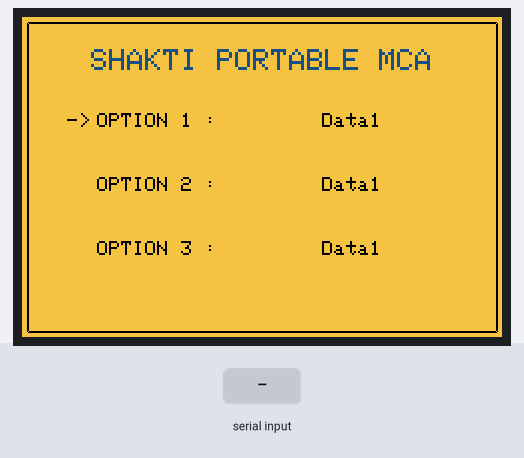
A sketch run on a simulated Arduino Uno, built with avr-gcc and run on an emulated ATmega328P. Parts: 480×320 colour display. Inputs (shaded band) come from the test bench.

Above: at 1.5 s.
1.6 s: "8" received over Serial
Timing chart, 0 to 4.6 s (numbered marks = the images above; inputs shaded):
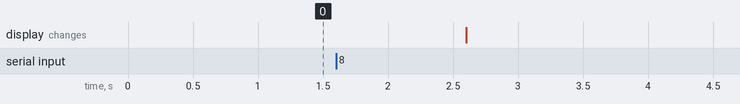

The sketch:

GUI.ino
```cpp
#include <LCDWIKI_GUI.h> //Core graphics library
#include <LCDWIKI_KBV.h> //Hardware-specific library

LCDWIKI_KBV my_lcd(320,480,A3,A2,A1,A0,A4);//width,height,cs,cd,wr,rd,reset

struct Options_List{
  String main_option;
  String sub_option[6];
  uint8_t no_sub_option;
  uint8_t count_r;
};

String subOption1[] = {"Data1","Data2","Data3"};
uint8_t count_right = 0;
String space = "            ";
uint8_t set_point = 0;

String button;
uint8_t flag_down;
uint8_t flag_up;

const uint8_t no_options = 4;
struct Options_List Opt[no_options-1];

void setup() {

 Serial.begin(9600);

 Opt[0].main_option = "OPTION 1 :";
 Opt[0].sub_option[0] = "Data1";
 Opt[0].sub_option[1] = "Data2";
 Opt[0].sub_option[2] = "Data3";
 Opt[0].no_sub_option = 3;
 Opt[0].count_r = 0;

 Opt[1].main_option = "OPTION 2 :";
 Opt[1].sub_option[0] = "Data1";
 Opt[1].sub_option[1] = "Data2";
 Opt[1].sub_option[2] = "Data3";
 Opt[1].no_sub_option = 3;
 Opt[1].count_r = 0;

 Opt[2].main_option = "OPTION 3 :";
 Opt[2].sub_option[0] = "Data1";
 Opt[2].sub_option[1] = "Data2";
 Opt[2].sub_option[2] = "Data3";
 Opt[2].no_sub_option = 3;
 Opt[2].count_r = 0;

 Opt[3].main_option = "OPTION 4 :";
 Opt[3].sub_option[0] = "Data1";
 Opt[3].sub_option[1] = "Data2";
 Opt[3].sub_option[2] = "Data3";
 Opt[3].no_sub_option = 3;
 Opt[3].count_r = 0;

 my_lcd.Init_LCD();
 my_lcd.Set_Rotation(1);
 Main_Screen();

 my_lcd.Set_Text_colour(0, 0, 0);
 my_lcd.Set_Text_Size(2);
 my_lcd.Print_String("->", 45, my_lcd.Get_Display_Height()*(0.3));

if(no_options<4)
{
 for(int i=0; i<no_options; i++)
 {
  my_lcd.Set_Text_Size(2);
  my_lcd.Print_String(space, 75, my_lcd.Get_Display_Height()*(0.3+i*0.2));
  my_lcd.Print_String(Opt[i].main_option, 75, my_lcd.Get_Display_Height()*(0.3+i*0.2));
  my_lcd.Print_String(space, 300, my_lcd.Get_Display_Height()*(0.3+i*0.2));
  my_lcd.Print_String(Opt[i].sub_option[0], 300, my_lcd.Get_Display_Height()*(0.3+i*0.2));
 }
}
else
{
 for(int i=0; i<3; i++)
 {
  my_lcd.Set_Text_Size(2);
  my_lcd.Print_String(space, 75, my_lcd.Get_Display_Height()*(0.3+i*0.2));
  my_lcd.Print_String(Opt[i].main_option, 75, my_lcd.Get_Display_Height()*(0.3+i*0.2));
  my_lcd.Print_String(space, 300, my_lcd.Get_Display_Height()*(0.3+i*0.2));
  my_lcd.Print_String(Opt[i].sub_option[0], 300, my_lcd.Get_Display_Height()*(0.3+i*0.2));
 }
}
}

void loop() {

  if(Serial.available()>0)
  {
    button = Serial.readString();
    button.trim();
    ScrollDown();
    SubOption();
    button="";
  }

}

void Main_Screen()
{
  my_lcd.Fill_Screen(245, 194, 66);
  my_lcd.Set_Draw_color(0,0,0);
  my_lcd.Draw_Round_Rectangle(5,5,475, 315, 2);
  my_lcd.Draw_Round_Rectangle(6,6,474, 314, 2);
  my_lcd.Set_Text_colour(28, 81, 128);
  my_lcd.Set_Text_Size(3);
  my_lcd.Set_Text_Back_colour(245, 194, 66);
  my_lcd.Set_Text_Mode(0);
  my_lcd.Print_String("SHAKTI PORTABLE MCA", CENTER, my_lcd.Get_Display_Height()*0.1);
}

void ScrollDown()
{
  if(button == "2")
  {
    if(set_point < no_options-1)
    {
      set_point = set_point+1;
      if(flag_down==0)
      {
      for(int i=0; i<3; i++)
      {
        my_lcd.Print_String("  ", 45, my_lcd.Get_Display_Height()*(0.3 + i*0.2));
      }

      my_lcd.Print_String("->", 45, my_lcd.Get_Display_Height()*(0.3 + set_point*0.2));
      }
      else
      {
        if(no_options-1-set_point>3)
        {
        for(int i=0; i<3; i++)
         {
          my_lcd.Set_Text_Size(2);
          my_lcd.Print_String(space, 75, my_lcd.Get_Display_Height()*(0.3+i*0.2));
          my_lcd.Print_String(Opt[set_point+i].main_option, 75, my_lcd.Get_Display_Height()*(0.3+i*0.2));
          my_lcd.Print_String(space, 300, my_lcd.Get_Display_Height()*(0.3+i*0.2));
          my_lcd.Print_String(Opt[set_point+i].sub_option[Opt[set_point+i].count_r], 300, my_lcd.Get_Display_Height()*(0.3+i*0.2));
         }
        }
        else if(no_options-1-set_point<=3)
        {
        for(int i=0; i<no_options-1-set_point; i++)
         {
          my_lcd.Set_Text_Size(2);
          my_lcd.Print_String(space, 75, my_lcd.Get_Display_Height()*(0.3+i*0.2));
          my_lcd.Print_String(Opt[set_point+i].main_option, 75, my_lcd.Get_Display_Height()*(0.3+i*0.2));
          my_lcd.Print_String(space, 300, my_lcd.Get_Display_Height()*(0.3+i*0.2));
          my_lcd.Print_String(Opt[set_point+i].sub_option[Opt[set_point+i].count_r], 300, my_lcd.Get_Display_Height()*(0.3+i*0.2));
         }
        }
        flag_down=0;
      }
      if( (set_point+1)%3 == 0 )
      {
        flag_down=1;
      }
    }
  }

  if(button == "8")
  {
    if(set_point>0)
    {
      set_point = set_point-1;

      for(int i=0; i<3; i++)
      {
        my_lcd.Print_String("  ", 45, my_lcd.Get_Display_Height()*(0.3 + i*0.2));
      }

      my_lcd.Print_String("->", 45, my_lcd.Get_Display_Height()*(0.3 + set_point*0.2));
    }

   }
}


void SubOption()
{
    if(button =="6")
    {
       if(Opt[set_point].count_r < Opt[set_point].no_sub_option-1)
       {
       Opt[set_point].count_r = Opt[set_point].count_r + 1;
       my_lcd.Set_Text_Size(2);
       my_lcd.Print_String(space, 300, my_lcd.Get_Display_Height()*(0.3+set_point*0.2));
       my_lcd.Print_String(Opt[set_point].sub_option[Opt[set_point].count_r], 300, my_lcd.Get_Display_Height()*(0.3+set_point*0.2));
       }
    }
    if(button =="4")
    {
      if(Opt[set_point].count_r>0)
       {
       Opt[set_point].count_r = Opt[set_point].count_r - 1;
       my_lcd.Set_Text_Size(2);
       my_lcd.Print_String(space, 300, my_lcd.Get_Display_Height()*(0.3+set_point*0.2));
       my_lcd.Print_String(Opt[set_point].sub_option[Opt[set_point].count_r], 300, my_lcd.Get_Display_Height()*(0.3+set_point*0.2));
       }
    }
}

int mystrlen(char *str)
{
    int len = 0;
    int i;

    for (i=0; str[i] != 0; i++)
    {
        len++;
    }
    return(len-1);
}
```
